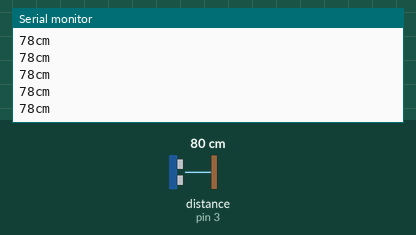
Bench run of a sketch on a simulated Arduino Uno, built with avr-gcc and run on an emulated ATmega328P. On the bench: the last lines printed to the serial monitor. Wiring (inferred from the names in the program): ultrasonic range finder: trigger pin 2; echo pin 3. The test bench sets the inputs (shaded band); at power-on: distance to the obstacle (sensor on pin 3) 80 cm. The echo pulse lasts 58.3 µs per cm.

Above: at 1.2 s.
1.3 s: distance to the obstacle (sensor on pin 3) set to 2 cm
At 1.38 s:
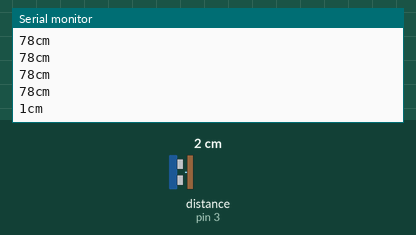
2.8 s: distance to the obstacle (sensor on pin 3) set to 120 cm
At 2.89 s:
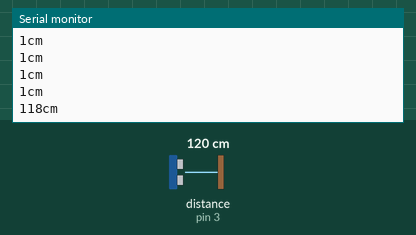
Timing chart, 0 to 5.8 s (numbered marks = the images above; inputs shaded):
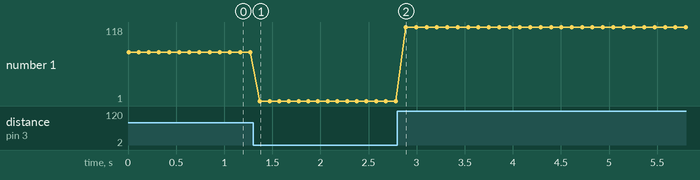

Measured:
- after the input at 1.3 s, the serial monitor: prints a new line after 0.07 s (image 1)
- after the input at 2.8 s, the serial monitor: prints a new line after 0.09 s (image 2)
- plotted number 1: 78 → 1 after the input at 1.3 s, 1 → 118 after the input at 2.8 s

The sketch:

Sensor_cho_LED.ino
```cpp
int trig = 2;
int echo = 3;
int RED = 8;
int YELLOW = 9;
int GREEN = 10;

void setup() {
  Serial.begin(9600);  // 시리얼 통신 시작, 통신속도는 9600
  pinMode(trig, OUTPUT);  // tirg(2번) 핀을 출력모드로
  pinMode(echo, INPUT);  // echo(3번) 핀을 입력모드로
  pinMode(RED, INPUT);
  pinMode(YELLOW, INPUT);
  pinMode(GREEN, INPUT);


}

void loop() {
  digitalWrite(trig, HIGH);  // trig 핀에 HIGH(5V) 신호를 보낸다.
  delayMicroseconds(10);  // 10 마이크로초(1/100,000초) 동안
  digitalWrite(trig, LOW);  // trig 핀에 LOW(0V) 신호를 보낸다.
  int distance = pulseIn(echo, HIGH) * 17/1000;  // 아래에 따라 설명
  Serial.print(distance);  // distance를 시리얼 모니터에 출력한다.
  Serial.println("cm"); // 문자열 cm를 출력한다.
  delay(100);  // 0.1초 지연

  if (distance > 20)  //   distance(거리) 가 20보다 크면

  {

    digitalWrite(GREEN, HIGH);     // GREEN이 연결된 핀에 HIGH 신호(5V)를,

    digitalWrite(YELLOW, LOW);    // YELLOW가 연결된 핀에 LOW 신호(0V)를,

    digitalWrite(RED, LOW);       // RED가 연결된 핀에 LOW신호(0V)를.

  }

  if (distance > 10 & distance <= 20)   // distance(거리)가 10초과~20이하 일때

  {

    digitalWrite(GREEN, LOW);

    digitalWrite(YELLOW, HIGH);

    digitalWrite(RED, LOW);

  }

  if (distance > 0 & distance <= 10)

  {

    digitalWrite(GREEN, LOW);

    digitalWrite(YELLOW, LOW);

    digitalWrite(RED, HIGH);

  }


}
```
